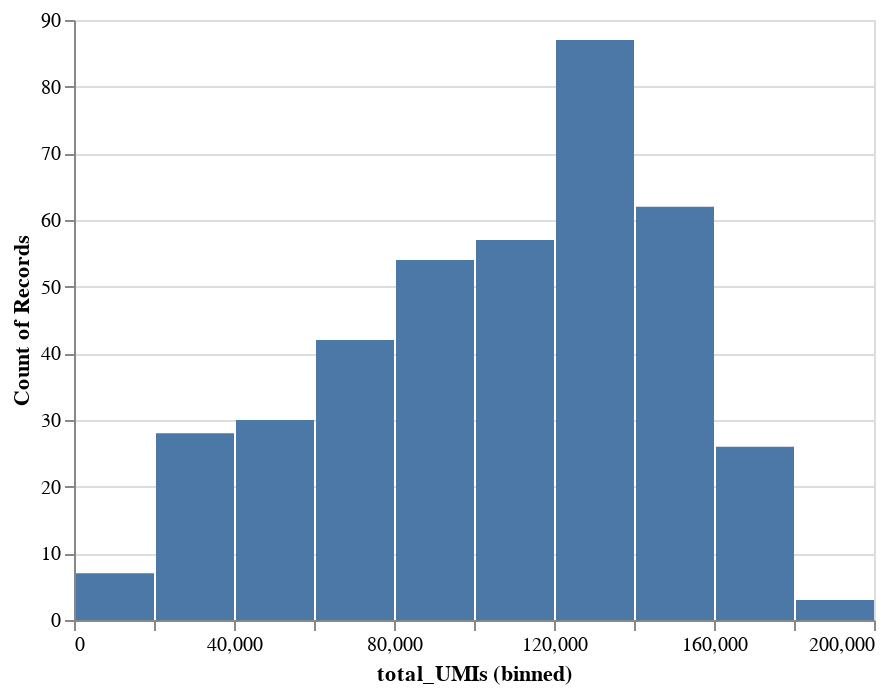

Here is the notebook cell this chart was saved with:
### Code cell
alt.Chart(infected_cells).encode(x=alt.X("total_UMIs", bin=True), y="count()").mark_bar()

### Figure 1 — Vega-Lite specification as saved in the notebook (floating-point values rounded to 4 significant figures; data arrays with more than 128 entries replaced by an {"elided": "..."} marker saying what was removed)
{"config": {"view": {"continuousWidth": 400, "continuousHeight": 300}}, "data": {"name": "data-05d1719993185c3a225e4d5df6133a38"}, "mark": "bar", "encoding": {"x": {"type": "quantitative", "bin": true, "field": "total_UMIs"}, "y": {"type": "quantitative", "aggregate": "count"}}, "$schema": "https://vega.github.io/schema/vega-lite/v4.8.1.json", "datasets": {"data-05d1719993185c3a225e4d5df6133a38": {"elided": "396 records"}}}
